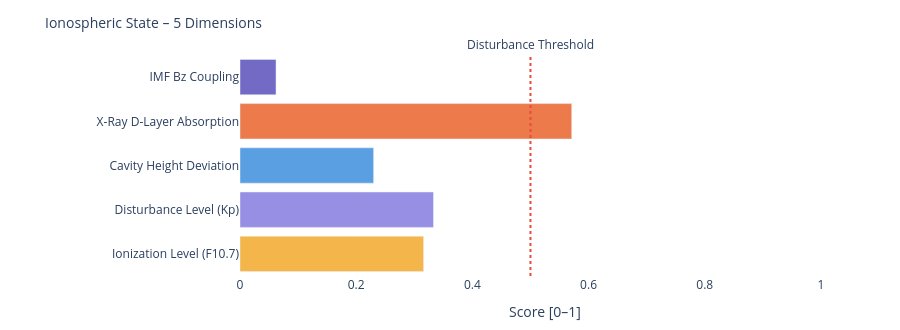

Notebook code for this chart:
### Markdown cell above
---
### 📐 Systemic Insight: Geometric Cavity vs. Real Schumann Resonance

**Relevant for:** Layer 6 = delta analysis &nbsp;|&nbsp; Layer 7 = feature vector / system interpretation

A cavity height change from 80 km to 70 km shifts the **idealized geometric frequencies** only minimally:

| Modus | Aktuell | Referenz | Δ |
|-------|---------|----------|---|
| SR-1 | 10.4762 Hz | 10.4599 Hz | +16 mHz |
| SR-2 | 18.1452 Hz | 18.1171 Hz | +28 mHz |
| SR-3 | 25.6612 Hz | 25.6215 Hz | +40 mHz |
| SR-4 | 33.1285 Hz | 33.0772 Hz | +51 mHz |

The geometric effect is limited because 10 km is very small compared to Earth's radius (~6371 km).

**Consequence:** Real Schumann deviations are likely driven more strongly by **conductivity, damping, day/night structure, lightning distribution and source geometry** than by pure cavity height.

---

**Layer 6 compares:**
```
geometric Δ from Layer 4  vs.  observed Δ from real Schumann measurement data
```

**Layer 7 Feature:**
```
If real Δ >> geometric Δ  →  non-geometric factors dominant
```

### Code cell
# ============================================================
# IONOSPHERIC STATE – Summary gauge
# Five dimensions: ionization, disturbance, cavity height, X-Ray, Bz coupling
# ============================================================

def norm(v, lo, hi):
    if v is None: return None
    return round(max(0.0, min(1.0, (v - lo) / (hi - lo))), 3)

# Ionization level (F10.7 → F2-Layer)
ioniz = norm(f107_val, 60, 250)

# Disturbance level (Kp → E/F-Layer irregularities)
disturb = norm(kp_val, 0, 9)

# Cavity height deviation from reference (80 km)
h_dev = norm(abs(h_eff - 80), 0, 20)

# X-Ray ionization (D-Layer absorption)
xray_ioniz = None
if xray_now is not None:
    xray_ioniz = norm(math.log10(max(xray_now, 1e-9)) + 9, 0, 5)

# Bz coupling (southward Bz → stronger magnetosphere-ionosphere coupling)
bz_coupling = norm(-(bz_now or 0), -5, 30) if bz_now is not None else None

dims = [
    ('Ionization Level (F10.7)',    ioniz,      '#F2A623'),
    ('Disturbance Level (Kp)',      disturb,    '#7F77DD'),
    ('Cavity Height Deviation',     h_dev,      '#378ADD'),
    ('X-Ray D-Layer Absorption',    xray_ioniz, '#E85D24'),
    ('IMF Bz Coupling',             bz_coupling,'#534AB7'),
]

fig = go.Figure()
for name, val, col in dims:
    if val is not None:
        h = int(val * 20)
        bar = '█' * h + '░' * (20 - h)
        label = f'{name}:  {bar}  {val:.3f}'
    else:
        label = f'{name}:  {"─" * 20}  n/a'
    fig.add_trace(go.Bar(
        x=[val if val is not None else 0],
        y=[name],
        orientation='h',
        marker_color=col, opacity=0.82,
        showlegend=False
    ))

fig.add_vline(x=0.5, line_dash='dot', line_color='#e74c3c',
              annotation_text='Disturbance Threshold', annotation_position='top')
fig.update_layout(
    title=dict(text='Ionospheric State – 5 Dimensions', font=dict(size=14)),
    xaxis=dict(title='Score [0–1]', range=[0, 1.05]),
    height=330, plot_bgcolor='rgba(0,0,0,0)', paper_bgcolor='rgba(0,0,0,0)',
    margin=dict(l=240, r=50, t=55, b=40)
)
fig.show()

print(f'\nIonospheric state:')
for name, val, _ in dims:
    print(f'  {name:<35} {val:.3f}' if val is not None else f'  {name:<35} n/a')

### Figure 1 — Plotly figure (JSON) as saved in the notebook; plotly's stock layout.template omitted (floating-point values rounded to 4 significant figures)
{"data": [{"marker": {"color": "#F2A623"}, "opacity": 0.82, "orientation": "h", "showlegend": false, "type": "bar", "x": [0.316], "y": ["Ionization Level (F10.7)"]}, {"marker": {"color": "#7F77DD"}, "opacity": 0.82, "orientation": "h", "showlegend": false, "type": "bar", "x": [0.333], "y": ["Disturbance Level (Kp)"]}, {"marker": {"color": "#378ADD"}, "opacity": 0.82, "orientation": "h", "showlegend": false, "type": "bar", "x": [0.23], "y": ["Cavity Height Deviation"]}, {"marker": {"color": "#E85D24"}, "opacity": 0.82, "orientation": "h", "showlegend": false, "type": "bar", "x": [0.571], "y": ["X-Ray D-Layer Absorption"]}, {"marker": {"color": "#534AB7"}, "opacity": 0.82, "orientation": "h", "showlegend": false, "type": "bar", "x": [0.062], "y": ["IMF Bz Coupling"]}], "layout": {"annotations": [{"showarrow": false, "text": "Disturbance Threshold", "x": 0.5, "xanchor": "center", "xref": "x", "y": 1, "yanchor": "bottom", "yref": "y domain"}], "height": 330, "margin": {"b": 40, "l": 240, "r": 50, "t": 55}, "paper_bgcolor": "rgba(0,0,0,0)", "plot_bgcolor": "rgba(0,0,0,0)", "shapes": [{"line": {"color": "#e74c3c", "dash": "dot"}, "type": "line", "x0": 0.5, "x1": 0.5, "xref": "x", "y0": 0, "y1": 1, "yref": "y domain"}], "title": {"font": {"size": 14}, "text": "Ionospheric State – 5 Dimensions"}, "xaxis": {"range": [0, 1.05], "title": {"text": "Score [0–1]"}}}}
